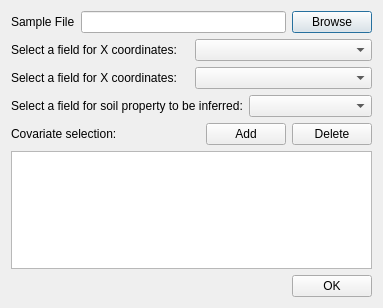
<?xml version="1.0" encoding="UTF-8"?>
<ui version="4.0">
 <class>prototypeFromSamples</class>
 <widget class="QDialog" name="prototypeFromSamples">
  <property name="geometry">
   <rect>
    <x>0</x>
    <y>0</y>
    <width>383</width>
    <height>308</height>
   </rect>
  </property>
  <property name="windowTitle">
   <string>Dialog</string>
  </property>
  <layout class="QVBoxLayout" name="verticalLayout">
   <item>
    <layout class="QHBoxLayout" name="horizontalLayout_4">
     <item>
      <widget class="QLabel" name="label">
       <property name="text">
        <string>Sample File</string>
       </property>
      </widget>
     </item>
     <item>
      <widget class="QLineEdit" name="sampleFile_lineEdit"/>
     </item>
     <item>
      <widget class="QPushButton" name="browseSampleFile_btn">
       <property name="text">
        <string>Browse</string>
       </property>
      </widget>
     </item>
    </layout>
   </item>
   <item>
    <layout class="QHBoxLayout" name="horizontalLayout_3">
     <item>
      <widget class="QLabel" name="label_2">
       <property name="text">
        <string>Select a field for X coordinates:</string>
       </property>
      </widget>
     </item>
     <item>
      <widget class="QComboBox" name="xFiled_comboBox"/>
     </item>
    </layout>
   </item>
   <item>
    <layout class="QHBoxLayout" name="horizontalLayout_2">
     <item>
      <widget class="QLabel" name="label_3">
       <property name="text">
        <string>Select a field for X coordinates:</string>
       </property>
      </widget>
     </item>
     <item>
      <widget class="QComboBox" name="yFiled_comboBox"/>
     </item>
    </layout>
   </item>
   <item>
    <layout class="QHBoxLayout" name="horizontalLayout">
     <item>
      <widget class="QLabel" name="label_4">
       <property name="text">
        <string>Select a field for soil property to be inferred:</string>
       </property>
      </widget>
     </item>
     <item>
      <widget class="QComboBox" name="inferredFiled_comboBox"/>
     </item>
    </layout>
   </item>
   <item>
    <layout class="QHBoxLayout" name="horizontalLayout_5">
     <item>
      <widget class="QLabel" name="label_5">
       <property name="text">
        <string>Covariate selection:</string>
       </property>
      </widget>
     </item>
     <item>
      <spacer name="horizontalSpacer">
       <property name="orientation">
        <enum>Qt::Horizontal</enum>
       </property>
       <property name="sizeHint" stdset="0">
        <size>
         <width>40</width>
         <height>20</height>
        </size>
       </property>
      </spacer>
     </item>
     <item>
      <widget class="QPushButton" name="addCovariate_btn">
       <property name="text">
        <string>Add</string>
       </property>
      </widget>
     </item>
     <item>
      <widget class="QPushButton" name="deleteCovariate_btn">
       <property name="text">
        <string>Delete</string>
       </property>
      </widget>
     </item>
    </layout>
   </item>
   <item>
    <widget class="QTableWidget" name="covariate_tableWidget"/>
   </item>
   <item>
    <layout class="QHBoxLayout" name="horizontalLayout_6">
     <item>
      <spacer name="horizontalSpacer_2">
       <property name="orientation">
        <enum>Qt::Horizontal</enum>
       </property>
       <property name="sizeHint" stdset="0">
        <size>
         <width>40</width>
         <height>20</height>
        </size>
       </property>
      </spacer>
     </item>
     <item>
      <widget class="QPushButton" name="ok_btn">
       <property name="text">
        <string>OK</string>
       </property>
      </widget>
     </item>
    </layout>
   </item>
  </layout>
 </widget>
 <resources/>
 <connections/>
</ui>
